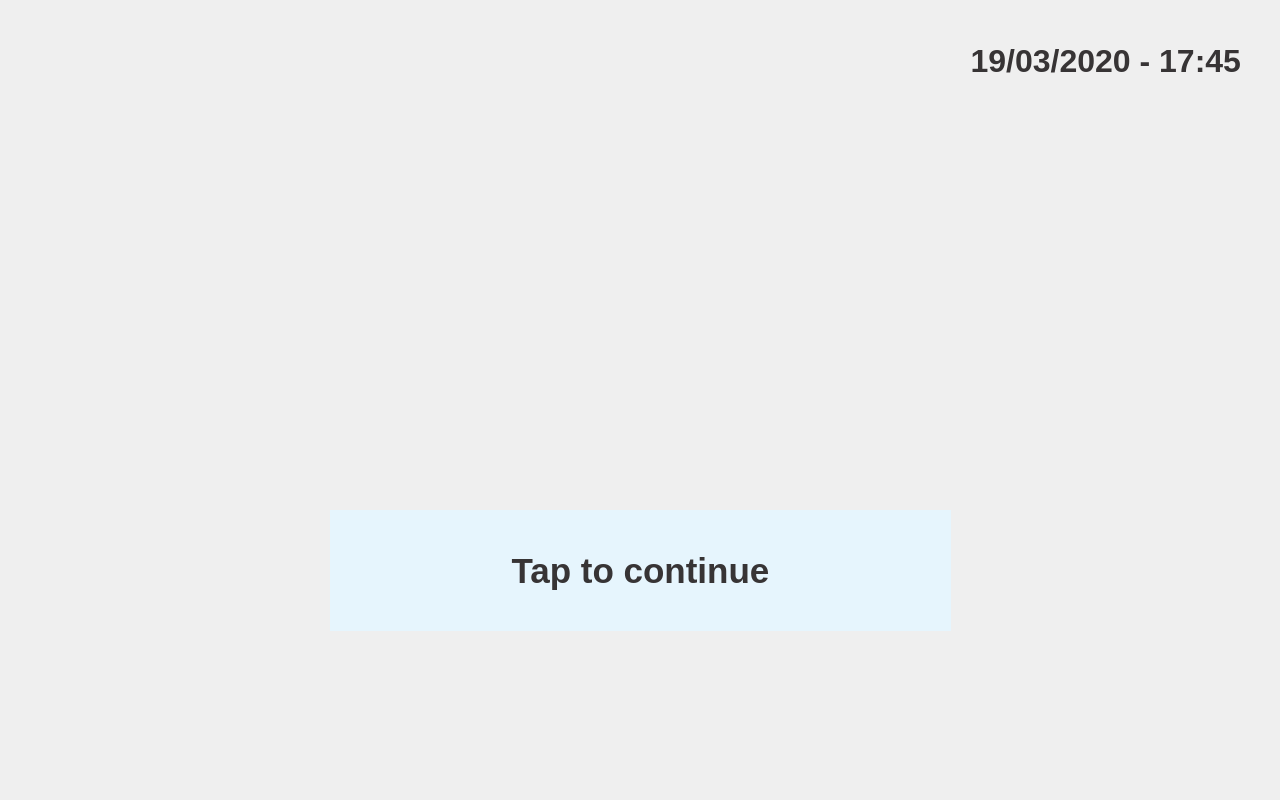
<?xml version="1.0" encoding="UTF-8"?>
<ui version="4.0">
 <class>FirstDialog</class>
 <widget class="QDialog" name="FirstDialog">
  <property name="geometry">
   <rect>
    <x>0</x>
    <y>0</y>
    <width>1280</width>
    <height>800</height>
   </rect>
  </property>
  <property name="windowTitle">
   <string>Dialog</string>
  </property>
  <property name="styleSheet">
   <string notr="true">QDialog {
background-image: url(:/background/resources/background_magnet_01.png);
}</string>
  </property>
  <widget class="QPushButton" name="doneButton">
   <property name="geometry">
    <rect>
     <x>330</x>
     <y>510</y>
     <width>621</width>
     <height>121</height>
    </rect>
   </property>
   <property name="font">
    <font>
     <family>Liberation Sans</family>
     <pointsize>26</pointsize>
     <weight>75</weight>
     <bold>true</bold>
    </font>
   </property>
   <property name="styleSheet">
    <string notr="true">background-color: rgb(230, 245, 253);
border: 0px;
color: rgb(55, 52, 53);</string>
   </property>
   <property name="text">
    <string>Tap to continue</string>
   </property>
  </widget>
  <widget class="QLabel" name="date_timeLabel">
   <property name="geometry">
    <rect>
     <x>910</x>
     <y>40</y>
     <width>331</width>
     <height>41</height>
    </rect>
   </property>
   <property name="font">
    <font>
     <family>Liberation Sans</family>
     <pointsize>24</pointsize>
     <weight>75</weight>
     <bold>true</bold>
    </font>
   </property>
   <property name="styleSheet">
    <string notr="true">color: rgb(55, 52, 53);</string>
   </property>
   <property name="text">
    <string>19/03/2020 - 17:45</string>
   </property>
   <property name="alignment">
    <set>Qt::AlignRight|Qt::AlignTrailing|Qt::AlignVCenter</set>
   </property>
  </widget>
 </widget>
 <resources>
  <include location="magnet3_res.qrc"/>
 </resources>
 <connections/>
</ui>
